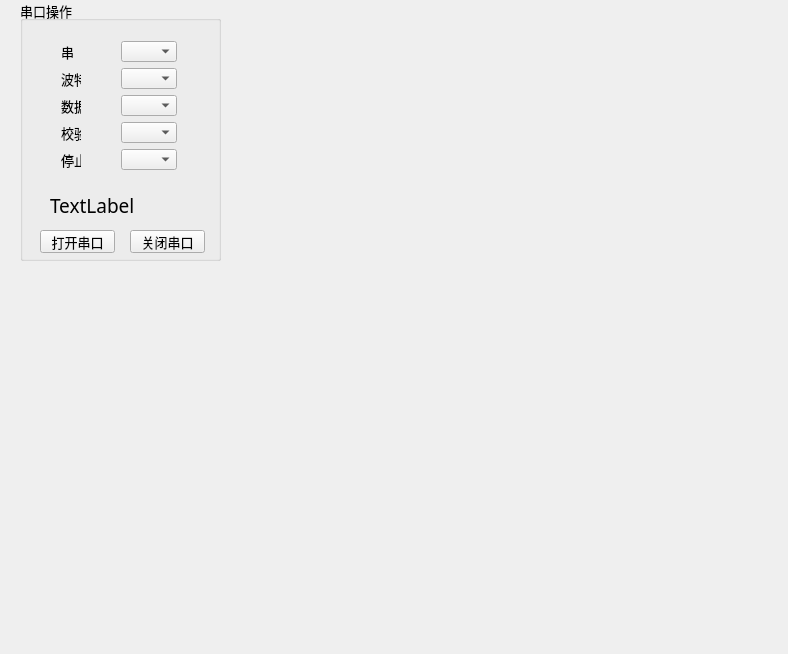
<?xml version="1.0" encoding="UTF-8"?>
<ui version="4.0">
 <class>Widget</class>
 <widget class="QWidget" name="Widget">
  <property name="geometry">
   <rect>
    <x>0</x>
    <y>0</y>
    <width>788</width>
    <height>654</height>
   </rect>
  </property>
  <property name="windowTitle">
   <string>Widget</string>
  </property>
  <widget class="QGroupBox" name="groupBox_Com">
   <property name="geometry">
    <rect>
     <x>20</x>
     <y>0</y>
     <width>201</width>
     <height>261</height>
    </rect>
   </property>
   <property name="font">
    <font>
     <pointsize>10</pointsize>
     <weight>50</weight>
     <bold>false</bold>
    </font>
   </property>
   <property name="title">
    <string>串口操作</string>
   </property>
   <widget class="QPushButton" name="OpenCOM">
    <property name="geometry">
     <rect>
      <x>20</x>
      <y>230</y>
      <width>75</width>
      <height>23</height>
     </rect>
    </property>
    <property name="text">
     <string>打开串口</string>
    </property>
   </widget>
   <widget class="QPushButton" name="closeCom">
    <property name="geometry">
     <rect>
      <x>110</x>
      <y>230</y>
      <width>75</width>
      <height>23</height>
     </rect>
    </property>
    <property name="text">
     <string>关闭串口</string>
    </property>
   </widget>
   <widget class="QWidget" name="layoutWidget">
    <property name="geometry">
     <rect>
      <x>30</x>
      <y>30</y>
      <width>42</width>
      <height>151</height>
     </rect>
    </property>
    <layout class="QVBoxLayout" name="verticalLayout">
     <item>
      <widget class="QLabel" name="label">
       <property name="text">
        <string>串  口</string>
       </property>
      </widget>
     </item>
     <item>
      <widget class="QLabel" name="label_2">
       <property name="text">
        <string>波特率</string>
       </property>
      </widget>
     </item>
     <item>
      <widget class="QLabel" name="label_3">
       <property name="text">
        <string>数据位</string>
       </property>
      </widget>
     </item>
     <item>
      <widget class="QLabel" name="label_4">
       <property name="text">
        <string>校验位</string>
       </property>
      </widget>
     </item>
     <item>
      <widget class="QLabel" name="label_5">
       <property name="text">
        <string>停止位</string>
       </property>
      </widget>
     </item>
    </layout>
   </widget>
   <widget class="QWidget" name="layoutWidget">
    <property name="geometry">
     <rect>
      <x>90</x>
      <y>30</y>
      <width>78</width>
      <height>151</height>
     </rect>
    </property>
    <layout class="QVBoxLayout" name="verticalLayout_2">
     <item>
      <widget class="QComboBox" name="comboBoxCOM"/>
     </item>
     <item>
      <widget class="QComboBox" name="comboBoxBaudRate"/>
     </item>
     <item>
      <widget class="QComboBox" name="comboBoxWordLength"/>
     </item>
     <item>
      <widget class="QComboBox" name="comboBoxParity"/>
     </item>
     <item>
      <widget class="QComboBox" name="comboBoxStopBits"/>
     </item>
    </layout>
   </widget>
   <widget class="QLabel" name="labelCOM">
    <property name="geometry">
     <rect>
      <x>30</x>
      <y>190</y>
      <width>141</width>
      <height>31</height>
     </rect>
    </property>
    <property name="font">
     <font>
      <family>Adobe Arabic</family>
      <pointsize>14</pointsize>
      <weight>50</weight>
      <italic>false</italic>
      <bold>false</bold>
     </font>
    </property>
    <property name="text">
     <string>TextLabel</string>
    </property>
   </widget>
  </widget>
  <widget class="QWidget" name="layoutWidget">
   <property name="geometry">
    <rect>
     <x>0</x>
     <y>0</y>
     <width>2</width>
     <height>2</height>
    </rect>
   </property>
   <layout class="QVBoxLayout" name="verticalLayout_7"/>
  </widget>
  <zorder>layoutWidget</zorder>
  <zorder>groupBox_Com</zorder>
 </widget>
 <layoutdefault spacing="6" margin="11"/>
 <resources/>
 <connections/>
</ui>
